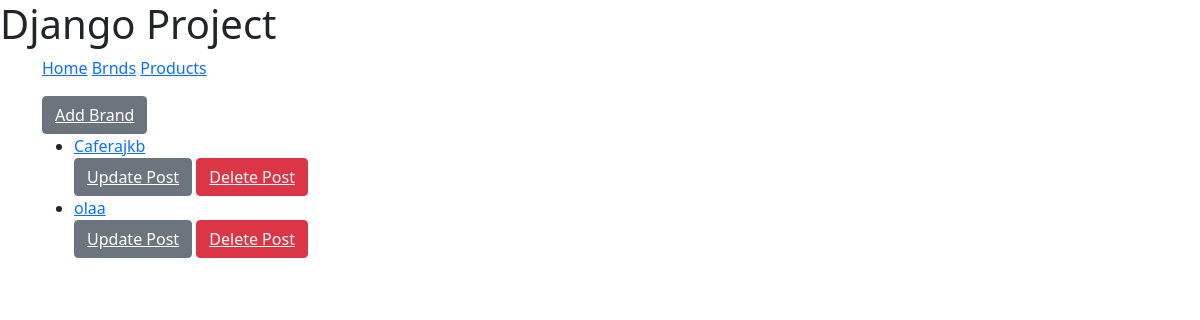
The app's page /makeup/brands, older data.
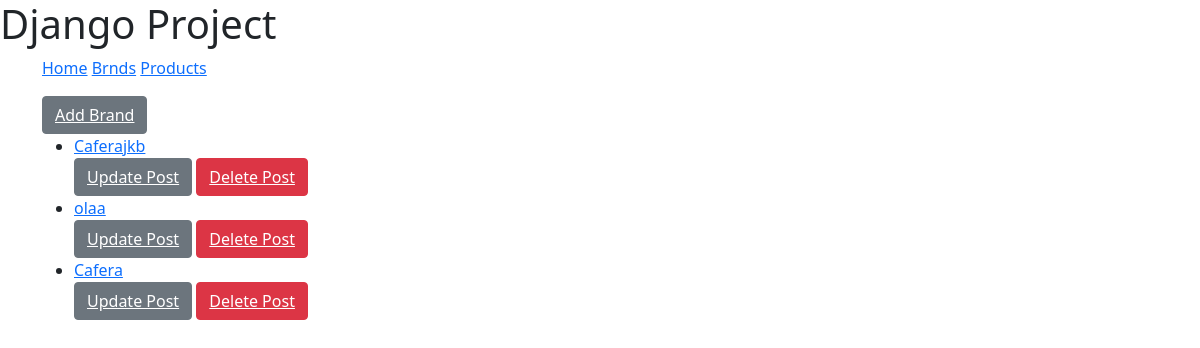
The same page, newer data.
### makeup/models.py (models this page shows, shortened)
class Brand(models.Model):
    name = models.CharField(max_length=10)
    orgin = models.CharField(max_length=200)
    def getUrl(self):
        return '/makeup/brand/{0}'.format(self.id)

### makeup/views.py (the view)
# urls.py: path('brands', views.brandList, name='brands'),
def brandList(request):
    templateName='makeup/brand_list.html'
    list=Brand.objects.all()
    context={"name":"Brand","list":list}
    return render(request,templateName,context)

### makeup/templates/makeup/brand_list.html (shortened to what this page needs)
{% extends 'makeup/base.html' %}
{% block content %}
<button type="button" class="btn btn-secondary"><a href="{% url 'brand-create'%}" style="color: white;">Add Brand</a></button>
{% if list %}
    <ul>
    {% for brand in list %}
        <li><a href={{ brand.getUrl }}>{{ brand.name }}</a></li>
        <button type="button" class="btn btn-secondary"><a href="{% url 'brand-update' brand.id %}" style="color: white;">Update Post</a></button>
        <button type="button" class="btn btn-danger"><a href="{% url 'brand-delete' brand.id %}" style="color: white;">Delete Post</a></button>
    {% endfor %}
    </ul>
{% else %}
    <p>No polls are available.</p>
{% endif %}
{% endblock content %}

### makeup/templates/makeup/base.html (shortened to what this page needs)
<!DOCTYPE html>
<html lang=en>
<head>
    {% include 'makeup/share/CSS.html' %}
</head>
<body>
    <h1>
    </h1>
    <div class='container'>
        {% include 'makeup/share/nav.html' %}
        {% block content %}{% endblock content %}
    </div>
</body>
</html>

### makeup/templates/makeup/share/CSS.html (shortened to what this page needs)
<link href="https://cdn.jsdelivr.net/npm/bootstrap@5.1.3/dist/css/bootstrap.min.css" rel="stylesheet">

### makeup/templates/makeup/share/nav.html
<a href="\makeup">Home</a>
<a href="\makeup\brands">Brnds</a>
<a href="\makeup\products">Products</a>

Row changes from the older to the newer data that the page shows:
added Brand: name "Cafera"
